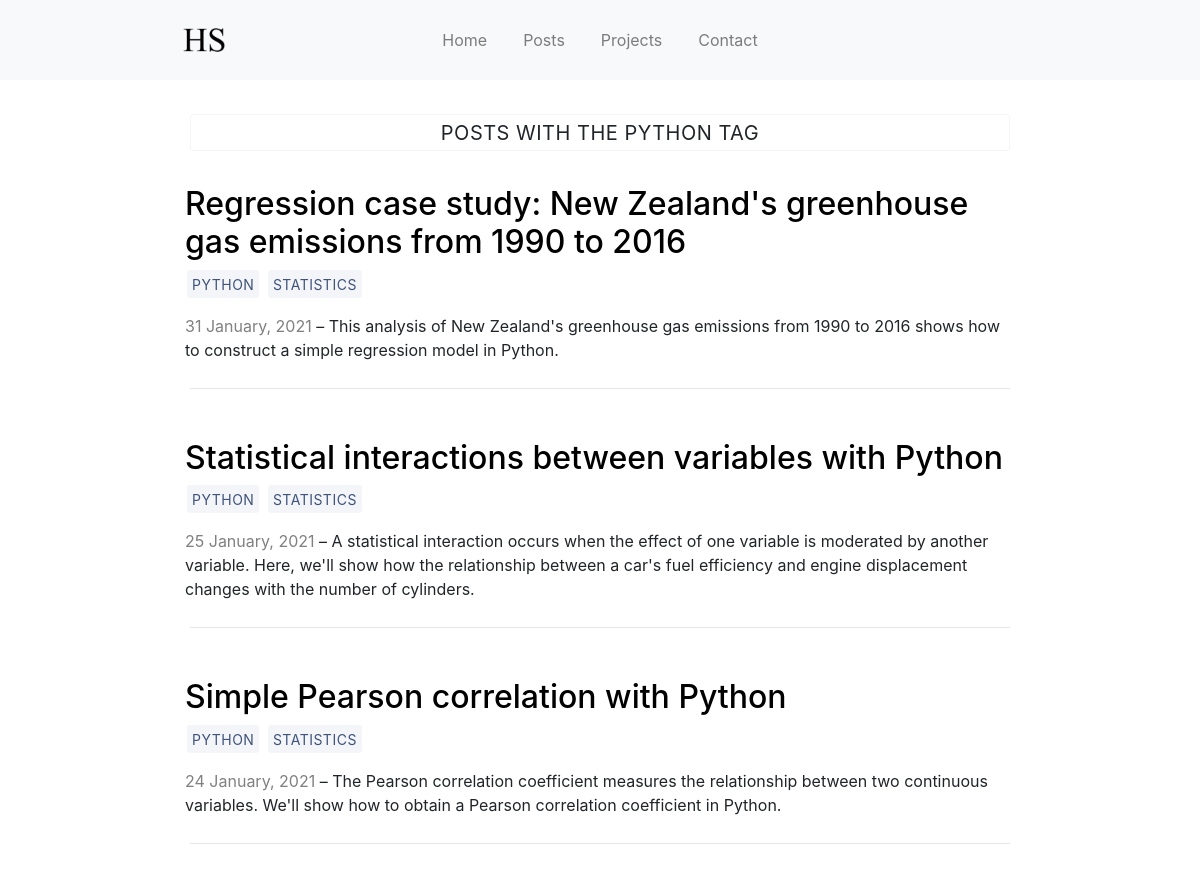
The page /tags/Python/ (upper part) on the database as committed earlier.
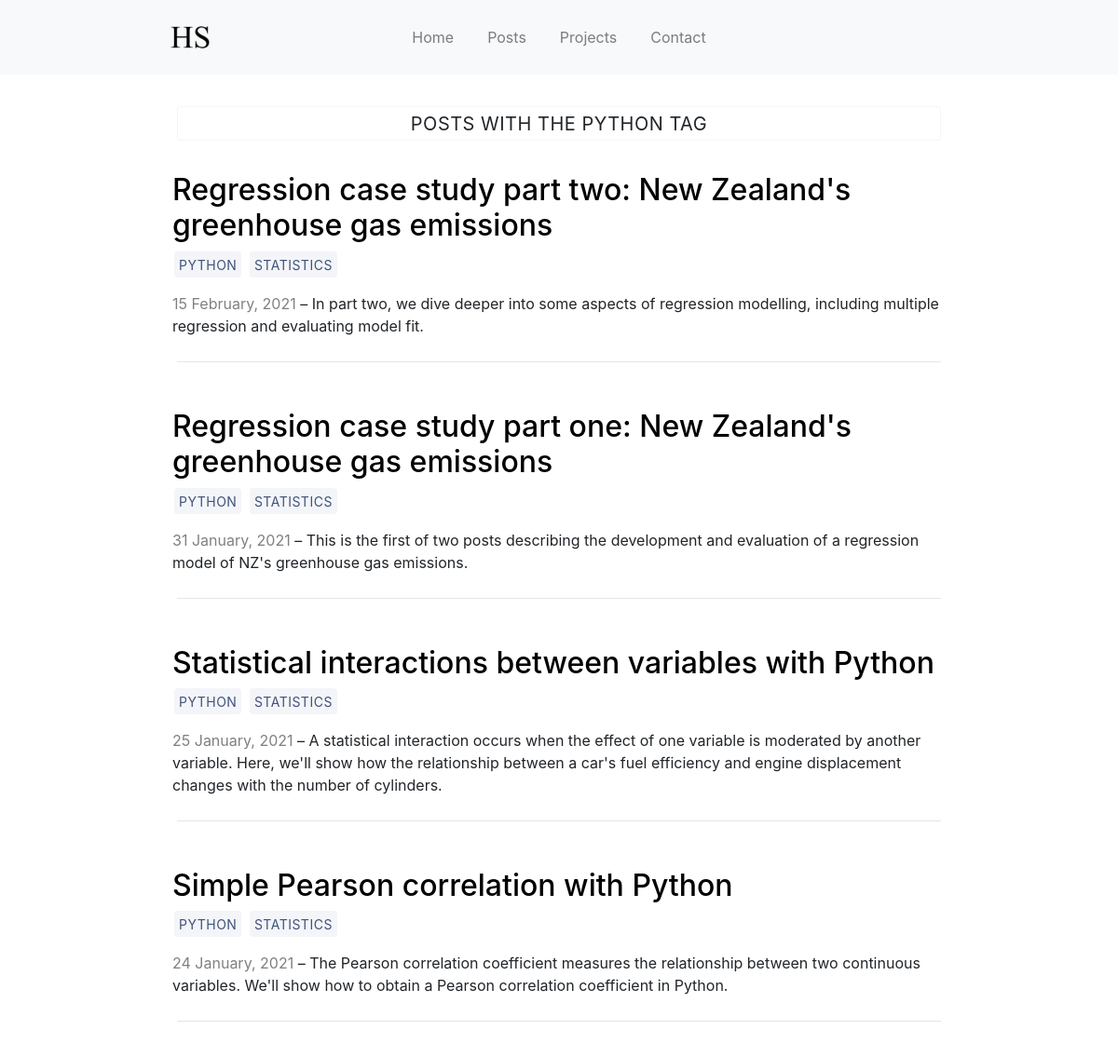
The same page on the database as committed later.
### blog/models.py (models this page shows, shortened)
class BlogPost(models.Model):
    title = models.CharField(max_length=100)
    is_published = models.BooleanField(default=True)
    published_date = models.DateField()
    modified_date = models.DateField(null=True, blank=True)
    slug = models.SlugField(unique=True)
    tags = models.ManyToManyField('Tag', related_name='blog_posts')
    snippet = models.CharField('snippet', max_length=250)
    content = models.TextField()
    def get_absolute_url(self):
        return reverse('detail', kwargs = {'slug': self.slug})

class Tag(models.Model):
    name = models.CharField(max_length=20)

### blog/views.py (the view)
def tag(request, tag):
    blog_posts = BlogPost.objects.filter(
        tags__name = tag
    ).order_by(
        '-published_date'
    )
    tags = Tag.objects.all()
    context = {
        "tag": tag,
        "blog_posts": blog_posts,
    }
    return render(request, "tag.html", context)

### blog/templates/tag.html (shortened to what this page needs)
{% extends "base.html" %}
{% load static %}
{% block content %}
    <a class="btn tag-title">Posts with the {{ tag | title }} tag</a>
    <br />
    {% for post in blog_posts %}
        <br />
        <div class="row">
            <div class="column snippet-text">
                <h2>
                    <a id='post-href' href="{{post.get_absolute_url}}"> {{ post.title|safe }} </a>
                </h2>
                <p>
                    {% for tag in post.tags.all %}
                        <a class="btn" href="{% url 'tag' tag.name %}">
                            {{ tag.name }}
                        </a>
                    {% endfor %}
                </p>
                <p style="color:gray; display:inline;">
                    {{ post.published_date|date:"j F, Y" }}
                </p>
                <p style="display:inline;">
                    &ndash; {{ post.snippet|safe }}
                </p>
            </div>
        </div>
        <hr>
    {% endfor %}
{% endblock %}

Rows that differ between the two databases and show on the page:
added BlogPost: title "Regression case study part two: New Zealand's greenhouse gas emissions", published_date "15 February, 2021", snippet "In part two, we dive deeper into some aspects of regression modelling, including multiple regression and evaluating model fit.", Tag (name "PYTHON"), Tag (name "STATISTICS")
changed BlogPost: title "Regression case study: New Zealand's greenhouse gas emissions from 1990 to 2016" → "Regression case study part one: New Zealand's greenhouse gas emissions"; snippet "This analysis of New Zealand's greenhouse gas emissions from 1990 to 2016 shows how to construct a simple regression model in Python." → "This is the first of two posts describing the development and evaluation of a regression model of NZ's greenhouse gas emissions."
